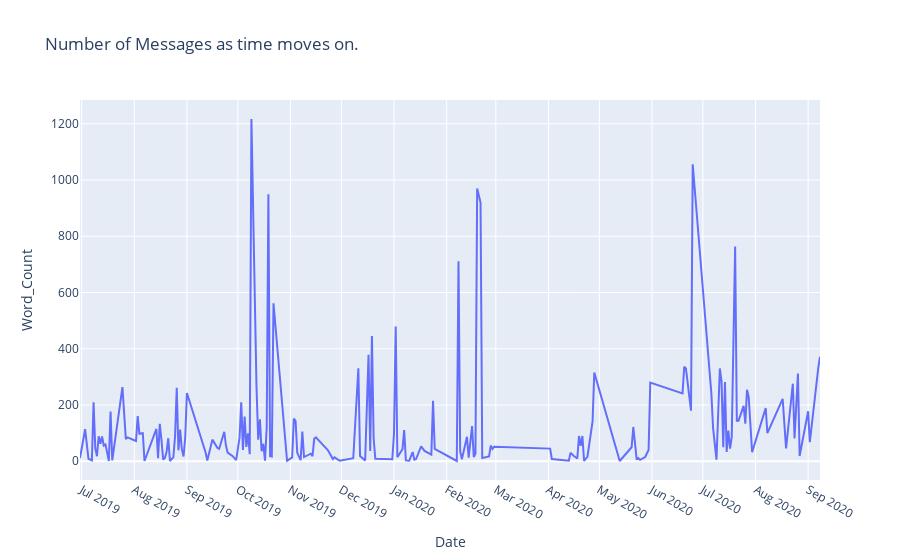

Here is the notebook cell this chart was saved with:
### Code cell
date_df = messages_df.groupby("Date").sum()
date_df.reset_index(inplace=True)
fig = px.line(date_df, x="Date", y="Word_Count", title='Number of Messages as time moves on.')
fig.update_xaxes(nticks=20)
fig.show()

### Figure 1 — Plotly figure (JSON) as saved in the notebook; plotly's stock layout.template omitted (floating-point values rounded to 4 significant figures; data arrays with more than 128 entries replaced by an {"elided": "..."} marker saying what was removed)
{"data": [{"hovertemplate": "Date=%{x}<br>Word_Count=%{y}<extra></extra>", "legendgroup": "", "line": {"color": "#636efa", "dash": "solid"}, "mode": "lines", "name": "", "orientation": "v", "showlegend": false, "type": "scatter", "x": {"elided": "192 str values"}, "xaxis": "x", "y": {"elided": "192 int values"}, "yaxis": "y"}], "layout": {"legend": {"tracegroupgap": 0}, "title": {"text": "Number of Messages as time moves on."}, "xaxis": {"anchor": "y", "domain": [0, 1], "nticks": 20, "title": {"text": "Date"}}, "yaxis": {"anchor": "x", "domain": [0, 1], "title": {"text": "Word_Count"}}}}
